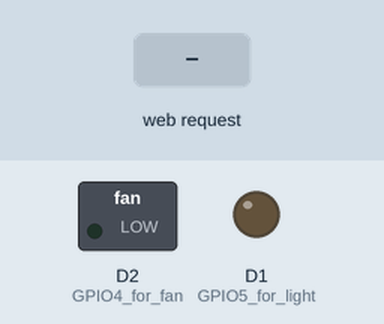
The sketch below on a simulated ESP8266 (NodeMCU). On the bench: switched loads named in the sketch (green lamp = pin HIGH), output pins drawn as LEDs (lit = HIGH). The inputs (shaded band) are chosen by the test bench. WiFi joins after 1.5 s; servers stay silent unless stated; what the sketch prints to the serial monitor is not drawn.

Above: at 2.7 s.
2.8 s: HTTP request GET /light/on received
At 3.8 s:
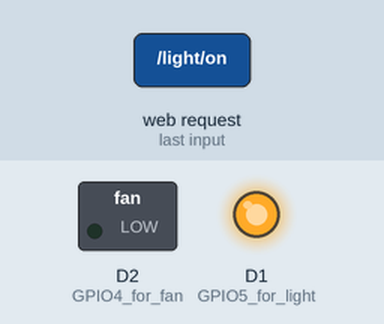
4.3 s: HTTP request GET /fan/on received
At 4.9 s:
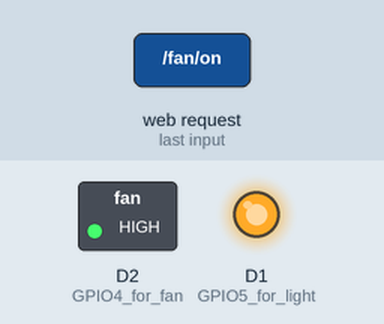
5.8 s: HTTP request GET /light/off received
At 6.1 s:
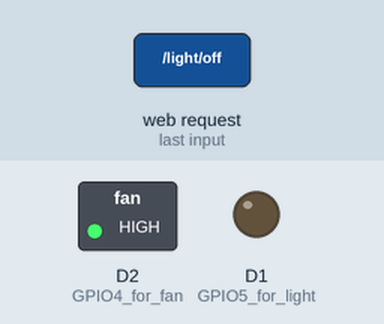
7.3 s: HTTP request GET /fan/off received
At 8.4 s:
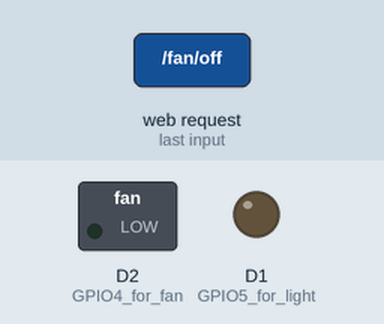
Timing chart, 0 to 9.8 s (numbered marks = the images above; inputs shaded):
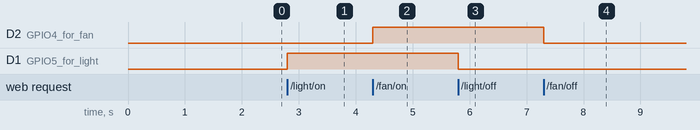

Measured:
- after the input at 2.8 s, D1 (GPIO5_for_light): LOW → HIGH at once
- after the input at 4.3 s, D2 (GPIO4_for_fan): LOW → HIGH at once
- after the input at 5.8 s, D1 (GPIO5_for_light): HIGH → LOW at once
- after the input at 7.3 s, D2 (GPIO4_for_fan): HIGH → LOW at once

The sketch:

nodemcu.ino
```cpp
#include <ESP8266WiFi.h>

const char* ssid = "Rikas's WiFi";       // WiFi SSID
const char* password = "pass12345";   // WiFi Password

WiFiServer server(80);

void setup() {
  Serial.begin(115200);
  WiFi.begin(ssid, password);
  while (WiFi.status() != WL_CONNECTED) {
    delay(500);
    Serial.print(".");
  }
  Serial.println("WiFi connected");
  server.begin();

  pinMode(D1, OUTPUT);  // GPIO5 for light
  pinMode(D2, OUTPUT);  // GPIO4 for fan
}

void loop() {
  WiFiClient client = server.available();
  if (client) {
    String request = client.readStringUntil('\r');
    client.flush();

    if (request.indexOf("/light/on") != -1) {
      digitalWrite(D1, HIGH);
    } else if (request.indexOf("/light/off") != -1) {
      digitalWrite(D1, LOW);
    } else if (request.indexOf("/fan/on") != -1) {
      digitalWrite(D2, HIGH);
    } else if (request.indexOf("/fan/off") != -1) {
      digitalWrite(D2, LOW);
    }

    client.print("HTTP/1.1 200 OK\r\nContent-Type: text/html\r\n\r\n<!DOCTYPE HTML>\r\n<html>\r\nLight: ");
    client.print((digitalRead(D1)) ? "On" : "Off");
    client.print("<br>Fan: ");
    client.print((digitalRead(D2)) ? "On" : "Off");
    client.print("</html>\r\n");
    delay(1);
  }
}
```
